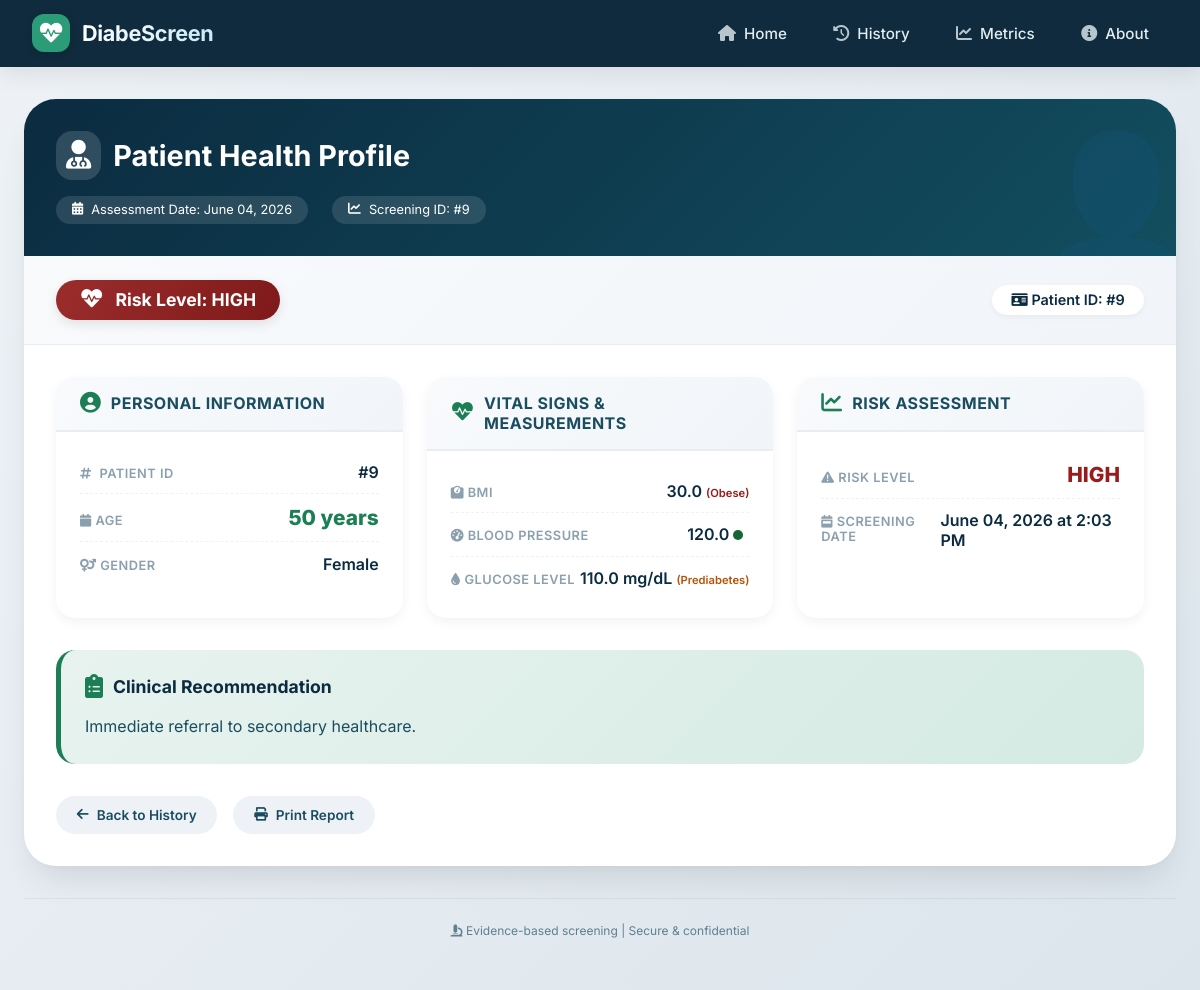
The page /patient/9/ on the database its author committed.
### screening/models.py (models this page shows, shortened)
class Patient(models.Model):
    RISK_CHOICES = (
        ('LOW', 'Low Risk'),
        ('MEDIUM', 'Medium Risk'),
        ('HIGH', 'High Risk'),
    )
    gender = models.CharField(max_length=10)
    age = models.IntegerField()
    bmi = models.FloatField()
    blood_pressure = models.FloatField()
    glucose_level = models.FloatField()
    family_history = models.BooleanField(default=False)
    risk_level = models.CharField(
        max_length=20,
        choices=RISK_CHOICES,
        blank=True,
        null=True
    )
    recommendation = models.TextField(blank=True, null=True)
    created_at = models.DateTimeField(auto_now_add=True)

### screening/views.py (the view)
def patient_detail(request, patient_id):
    patient = get_object_or_404(
        Patient,
        id=patient_id
    )
    context = {
        'patient': patient
    }
    return render(
        request,
        'patient_detail.html',
        context
    )

### templates/patient_detail.html (shortened to what this page needs)
{% extends 'base.html' %}
{% block content %}
<div class="details-header">
    <h1>
        <i class="fas fa-user-md"></i>
        Patient Health Profile
    </h1>
    <div class="header-meta">
        <div class="meta-item">
            <i class="fas fa-calendar-alt"></i>
            Assessment Date: {{ patient.created_at|date:"F d, Y"|default:"N/A" }}
        </div>
        <div class="meta-item">
            <i class="fas fa-chart-line"></i>
            Screening ID: #{{ patient.id }}
        </div>
    </div>
</div>
<div class="patient-summary">
    <div class="risk-badge-large
        {% if patient.risk_level|lower == 'high' or patient.risk_level|lower == 'high risk' %}risk-high-bg
        {% elif patient.risk_level|lower == 'moderate' or patient.risk_level|lower == 'medium' or patient.risk_level|lower == 'moderate risk' %}risk-moderate-bg
        {% elif patient.risk_level|lower == 'low' or patient.risk_level|lower == 'low risk' %}risk-low-bg
        {% else %}risk-none-bg{% endif %}">
        <i class="fas fa-heartbeat"></i>
        Risk Level: {{ patient.risk_level }}
    </div>
    <div class="patient-id-badge">
        <i class="fas fa-id-card"></i> Patient ID: #{{ patient.id }}
    </div>
</div>
<div class="info-grid">
    <div class="info-card">
        <div class="card-header">
            <i class="fas fa-user-circle"></i>
            <h3>Personal Information</h3>
        </div>
        <div class="card-body">
            <div class="info-row">
                <span class="info-label">
                    <i class="fas fa-hashtag" style="margin-right: 4px;"></i> Patient ID
                </span>
                <span class="info-value">#{{ patient.id }}</span>
            </div>
            <div class="info-row">
                <span class="info-label">
                    <i class="fas fa-calendar"></i> Age
                </span>
                <span class="info-value-large">{{ patient.age }} years</span>
            </div>
            <div class="info-row">
                <span class="info-label">
                    <i class="fas fa-venus-mars"></i> Gender
                </span>
                <span class="info-value">
                    {% if patient.gender == 'M' %}
                        <i class="fas fa-mars"></i> Male
                    {% elif patient.gender == 'F' %}
                        <i class="fas fa-venus"></i> Female
                    {% else %}
                        {{ patient.gender|default:"Not specified" }}
                    {% endif %}
                </span>
            </div>
        </div>
    </div>
    <div class="info-card">
        <div class="card-header">
            <i class="fas fa-heartbeat"></i>
            <h3>Vital Signs & Measurements</h3>
        </div>
        <div class="card-body">
            <div class="info-row">
                <span class="info-label">
                    <i class="fas fa-weight-scale"></i> BMI
                </span>
                <span class="info-value">
                    {{ patient.bmi|default:"N/A" }}
                    {% if patient.bmi %}
                        {% if patient.bmi|floatformat:1|add:"0" < 18.5 %}
                            <span style="font-size: 0.7rem; color: #b45309;"> (Underweight)</span>
                        {% elif patient.bmi|floatformat:1|add:"0" < 25 %}
                            <span style="font-size: 0.7rem; color: #166534;"> (Normal)</span>
                        {% elif patient.bmi|floatformat:1|add:"0" < 30 %}
                            <span style="font-size: 0.7rem; color: #b45309;"> (Overweight)</span>
                        {% else %}
                            <span style="font-size: 0.7rem; color: #991b1b;"> (Obese)</span>
                        {% endif %}
                    {% endif %}
                </span>
            </div>
            <div class="info-row">
                <span class="info-label">
                    <i class="fas fa-tachometer-alt"></i> Blood Pressure
                </span>
                <span class="info-value">
                    {{ patient.blood_pressure|default:"N/A" }}
                    {% if patient.blood_pressure %}
                        <span class="vital-indicator
                            {% if patient.blood_pressure|cut:"/"|first|add:"0" < 120 %}vital-normal
                            {% elif patient.blood_pressure|cut:"/"|first|add:"0" < 140 %}vital-elevated
                            {% else %}vital-high{% endif %}"></span>
                    {% endif %}
                </span>
            </div>
            <div class="info-row">
                <span class="info-label">
                    <i class="fas fa-tint"></i> Glucose Level
                </span>
                <span class="info-value">
                    {{ patient.glucose_level|default:"N/A" }} mg/dL
                    {% if patient.glucose_level %}
                        {% if patient.glucose_level|add:"0" < 100 %}
                            <span style="font-size: 0.7rem; color: #166534;"> (Normal)</span>
                        {% elif patient.glucose_level|add:"0" < 126 %}
                            <span style="font-size: 0.7rem; color: #b45309;"> (Prediabetes)</span>
                        {% else %}
                            <span style="font-size: 0.7rem; color: #991b1b;"> (Diabetes Range)</span>
                        {% endif %}
                    {% endif %}
                </span>
            </div>
        </div>
    </div>
    <div class="info-card">
        <div class="card-header">
            <i class="fas fa-chart-line"></i>
            <h3>Risk Assessment</h3>
        </div>
        <div class="card-body">
            <div class="info-row">
                <span class="info-label">
                    <i class="fas fa-exclamation-triangle"></i> Risk Level
                </span>
                <span class="info-value-large" style="
                    {% if patient.risk_level|lower == 'high' or patient.risk_level|lower == 'high risk' %}color: #991b1b;
                    {% elif patient.risk_level|lower == 'moderate' or patient.risk_level|lower == 'medium' %}color: #b45309;
                    {% elif patient.risk_level|lower == 'low' or patient.risk_level|lower == 'low risk' %}color: #166534;
                    {% else %}color: #3730a3;{% endif %}">
                    {{ patient.risk_level }}
                </span>
            </div>
            <div class="info-row">
                <span class="info-label">
                    <i class="fas fa-calendar-week"></i> Screening Date
                </span>
                <span class="info-value">{{ patient.created_at|date:"F d, Y \a\t g:i A"|default:"N/A" }}</span>
            </div>
        </div>
    </div>
</div>
<div class="recommendation-section">
    <div class="recommendation-card">
        <div class="recommendation-header">
            <i class="fas fa-clipboard-list"></i>
            <h3>Clinical Recommendation</h3>
        </div>
        <div class="recommendation-text">
            {{ patient.recommendation|default:"Based on the risk assessment, please consult with a healthcare provider for a comprehensive evaluation and personalized care plan." }}
        </div>
    </div>
</div>
<div class="action-buttons">
    <a href="/history/" class="btn-action btn-secondary">
        <i class="fas fa-arrow-left"></i> Back to History
    </a>
    <a href="#" onclick="window.print(); return false;" class="btn-action btn-secondary">
        <i class="fas fa-print"></i> Print Report
    </a>
</div>
{% endblock %}

### templates/base.html (style rules this page uses)
* { margin: 0; padding: 0; box-sizing: border-box; }
body { font-family: 'Inter', system-ui, -apple-system, 'Segoe UI', Roboto, Helvetica, sans-serif; background: linear-gradient(135deg, #eef2f7 0%, #dce5ec 100%); min-height: 100vh; display: flex; flex-direction: column; }
.page-card > :first-child { padding: 2rem 2rem 2rem 2rem; }

### templates/patient_detail.html (style rules this page uses)
.details-header { background: linear-gradient(135deg, #0b2b40 0%, #124e5f 100%); padding: 2rem 2rem 1.8rem 2rem; color: white; position: relative; overflow: hidden; }
.details-header::before { content: "👤"; position: absolute; right: -20px; bottom: -20px; font-size: 8rem; opacity: 0.08; pointer-events: none; }
.details-header h1 { font-size: 1.8rem; font-weight: 700; display: flex; align-items: center; gap: 12px; margin-bottom: 0.5rem; }
.details-header h1 i { font-size: 1.8rem; background: rgba(255,255,255,0.15); padding: 10px; border-radius: 16px; }
.header-meta { display: flex; gap: 1.5rem; flex-wrap: wrap; margin-top: 1rem; }
.meta-item { display: inline-flex; align-items: center; gap: 8px; background: rgba(255,255,255,0.12); padding: 0.4rem 1rem; border-radius: 30px; font-size: 0.8rem; }
.patient-summary { display: flex; flex-wrap: wrap; gap: 1.5rem; padding: 1.5rem 2rem; background: linear-gradient(135deg, #f8fafc, #f1f5f9); border-bottom: 1px solid #e9edf2; align-items: center; justify-content: space-between; }
.risk-badge-large { display: inline-flex; align-items: center; gap: 12px; padding: 0.6rem 1.5rem; border-radius: 60px; font-size: 1.1rem; font-weight: 700; color: white; box-shadow: 0 4px 12px rgba(0,0,0,0.1); }
.risk-badge-large i { font-size: 1.3rem; }
.risk-high-bg { background: linear-gradient(115deg, #9b2c2c, #7f1a1a); }
.patient-id-badge { background: white; padding: 0.4rem 1.2rem; border-radius: 30px; color: #0b2b40; font-weight: 600; font-size: 0.9rem; box-shadow: 0 2px 6px rgba(0,0,0,0.05); }
.info-grid { display: grid; grid-template-columns: repeat(auto-fit, minmax(320px, 1fr)); gap: 1.5rem; padding: 2rem; }
.info-card { background: white; border-radius: 1.2rem; overflow: hidden; box-shadow: 0 4px 12px rgba(0, 0, 0, 0.05); transition: all 0.3s ease; }
.card-header { padding: 1rem 1.5rem; background: linear-gradient(135deg, #f8fafc, #f1f5f9); border-bottom: 2px solid #e9edf2; display: flex; align-items: center; gap: 10px; }
.card-header i { font-size: 1.3rem; color: #1c7e54; }
.card-header h3 { font-size: 1rem; font-weight: 700; text-transform: uppercase; letter-spacing: 0.5px; color: #1a4d5f; margin: 0; }
.card-body { padding: 1.2rem 1.5rem; }
.info-row { display: flex; justify-content: space-between; align-items: baseline; padding: 0.7rem 0; border-bottom: 1px dashed #eef2f8; }
.info-row:last-child { border-bottom: none; }
.info-label { font-size: 0.8rem; font-weight: 600; text-transform: uppercase; letter-spacing: 0.5px; color: #8ba0ae; }
.info-value { font-size: 1rem; font-weight: 600; color: #0b2b40; }
.info-value-large { font-size: 1.3rem; font-weight: 800; color: #1c7e54; }
.recommendation-section { margin: 0 2rem 2rem 2rem; }
.recommendation-card { background: linear-gradient(135deg, #e8f3ef, #d4eae3); border-radius: 1.2rem; padding: 1.5rem; border-left: 5px solid #1c7e54; }
.recommendation-header { display: flex; align-items: center; gap: 10px; margin-bottom: 1rem; }
.recommendation-header i { font-size: 1.5rem; color: #1c7e54; }
.recommendation-header h3 { font-size: 1.1rem; font-weight: 700; color: #0b2b40; margin: 0; }
.recommendation-text { font-size: 1rem; line-height: 1.6; color: #1a4d5f; }
.action-buttons { display: flex; gap: 1rem; padding: 0 2rem 2rem 2rem; flex-wrap: wrap; }
.btn-action { display: inline-flex; align-items: center; gap: 8px; padding: 0.7rem 1.3rem; border-radius: 40px; text-decoration: none; font-weight: 600; font-size: 0.85rem; transition: all 0.2s; cursor: pointer; border: none; font-family: 'Inter', sans-serif; }
.btn-secondary { background: #eef2f7; color: #1a4d5f; }
.vital-indicator { display: inline-block; width: 10px; height: 10px; border-radius: 50%; margin-right: 6px; }
.vital-normal { background: #166534; }

### rows shown on the page
Patient: created_at "June 04, 2026", id "9", risk_level "HIGH", age "50", gender "Female", bmi "30.0", blood_pressure "120.0", glucose_level "110.0", created_at "June 04, 2026 at 2:03 PM", recommendation "Immediate referral to secondary healthcare."
